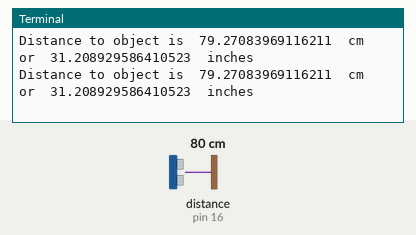
A program run on a simulated Raspberry Pi (header pin numbers). On the bench: the last lines printed to the terminal. The test bench sets the inputs (shaded band); at power-on: distance to the obstacle (sensor on pin 16) 80 cm. The clock reads 2024-03-15 10:24:30 at power-on unless the program sets it.

Above: at 1.2 s.
1.3 s: distance to the obstacle (sensor on pin 16) set to 2 cm
At 1.9 s:
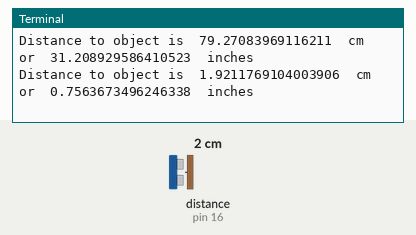
2.8 s: distance to the obstacle (sensor on pin 16) set to 4 cm
At 3.4 s:
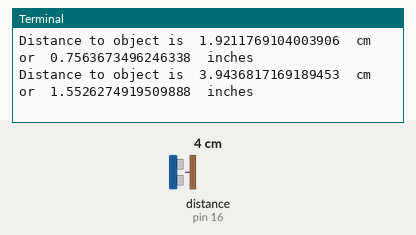
Timing chart, 0 to 5.8 s (numbered marks = the images above; inputs shaded):
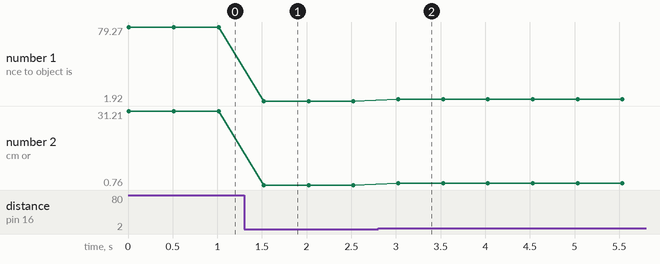

The program:

distanceReading.py
```python
import time
import RPi.GPIO as GPIO

# Use board based pin numbering
GPIO.setmode(GPIO.BOARD)


def read_distance(pin):
    GPIO.setup(pin, GPIO.OUT)
    GPIO.output(pin, 0)

    time.sleep(0.000002)

    # send trigger signal
    GPIO.output(pin, 1)

    time.sleep(0.000005)

    GPIO.output(pin, 0)

    GPIO.setup(pin, GPIO.IN)

    while GPIO.input(pin) == 0:
        starttime = time.time()

    while GPIO.input(pin) == 1:
        endtime = time.time()

    duration = endtime-starttime
    # Distance is defined as time/2 (there and back) * speed of sound 34000 cm/s
    distance = duration*34000/2
    return distance


try:
    while True:
        distance = read_distance(16)
        print("Distance to object is ", distance,
              " cm or ", distance*.3937, " inches")
        time.sleep(.5)
finally:
    GPIO.cleanup()
```

Measured:
- after the input at 1.3 s, the terminal: prints a new line after 0.22 s (image 1)
- after the input at 2.8 s, the terminal: prints a new line after 0.23 s (image 2)
- plotted number 1: 79.27 → 1.92 after the input at 1.3 s, 1.92 → 3.95 after the input at 2.8 s
- plotted number 2: 31.21 → 0.76 after the input at 1.3 s, 0.76 → 1.55 after the input at 2.8 s
